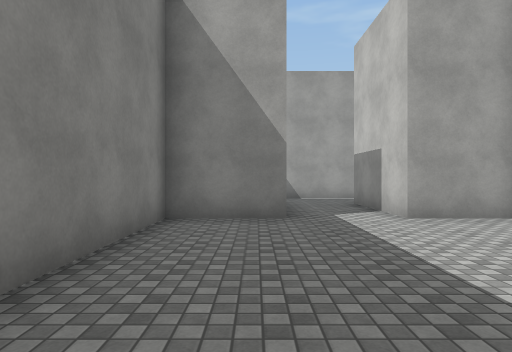
[1] (above)

24 first-person views from a walk through a 3-D level made in the Unity game engine. The camera is 1.4 m above the floor, looks level and sees 75° across. The floor is counted in squares, 2 m on a side. Each view is taken from the middle of a square. On the plan, view 1 faces up. The plan holds only what a view shows up to about 10 squares ahead; the rest is blank. The place goes on beyond the plan. The player character is not drawn. Surface patterns are stand-ins for the level's own textures.

[2]
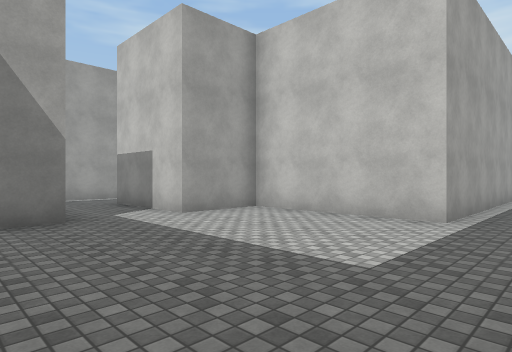

[3]
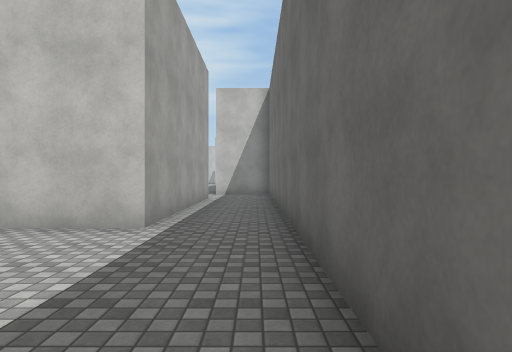

[4]
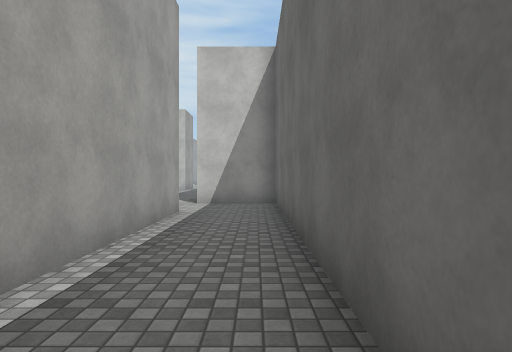

[5]
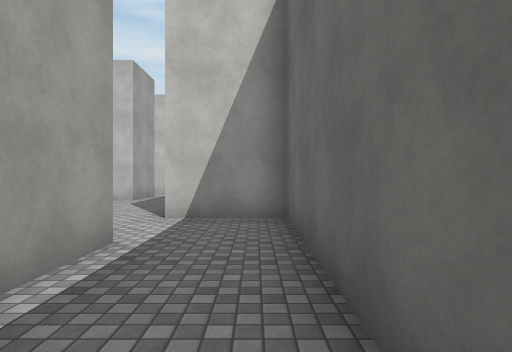

[6]
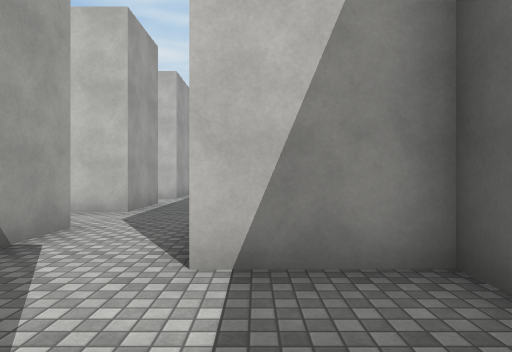

[7]
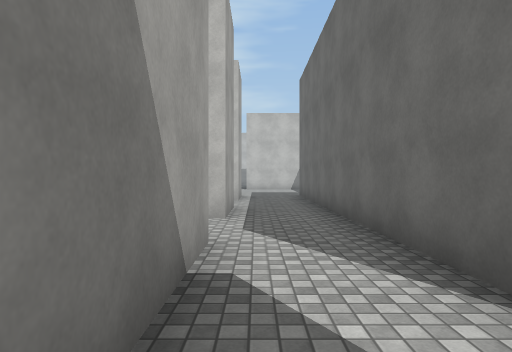

[8]
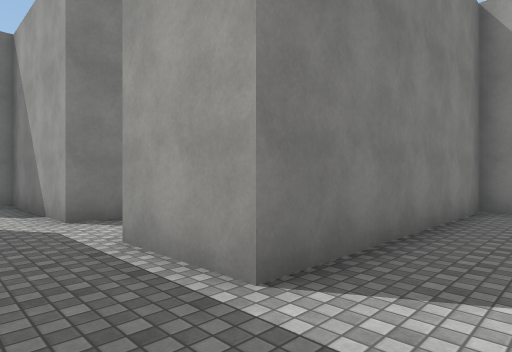

[9]
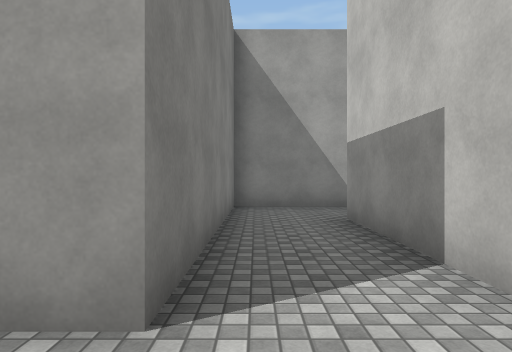

[10]
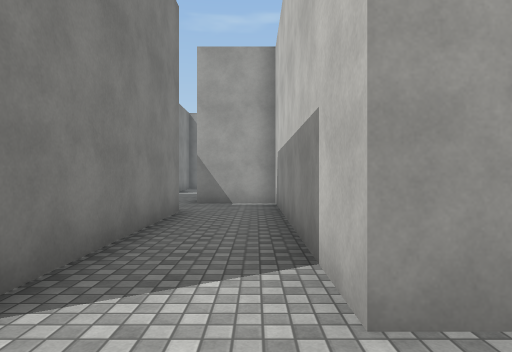

[11]
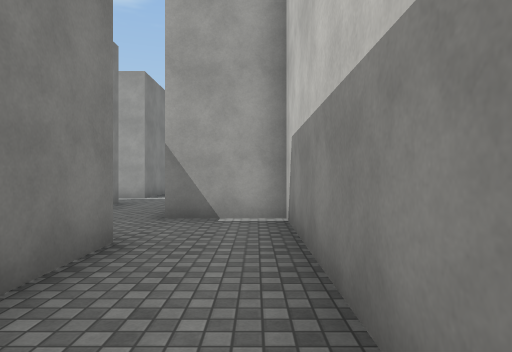

[12]
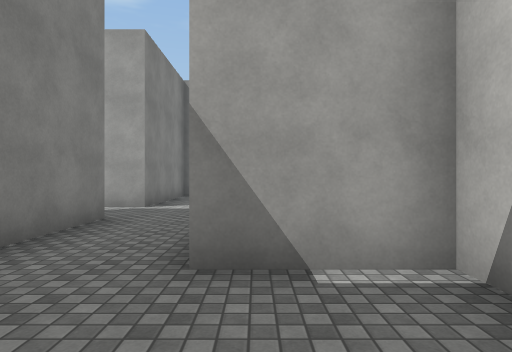

[13]
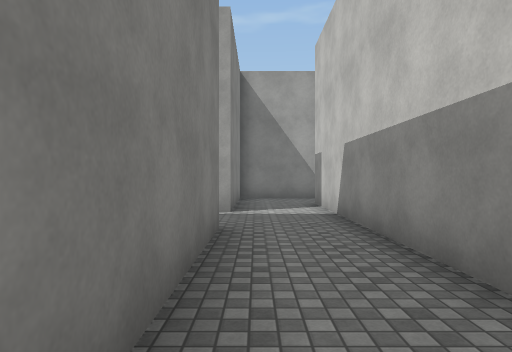

[14]
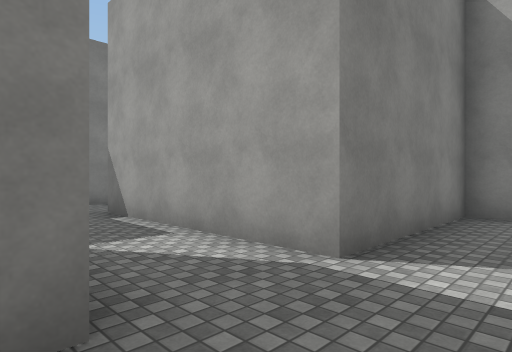

[15]
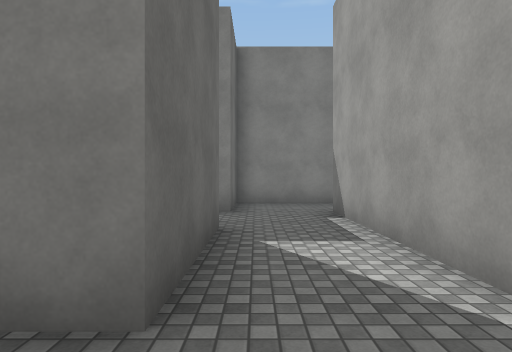

[16]
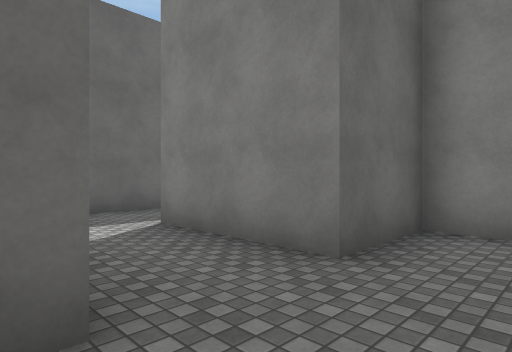

[17]
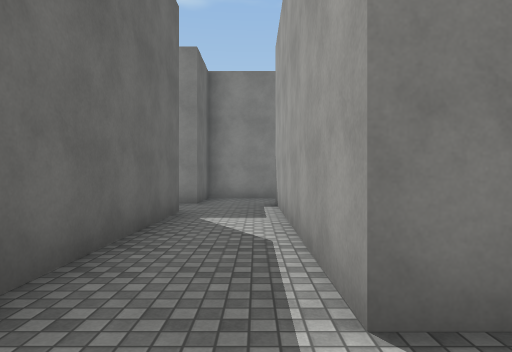

[18]
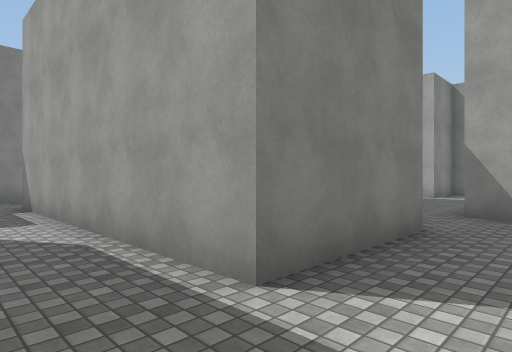

[19]
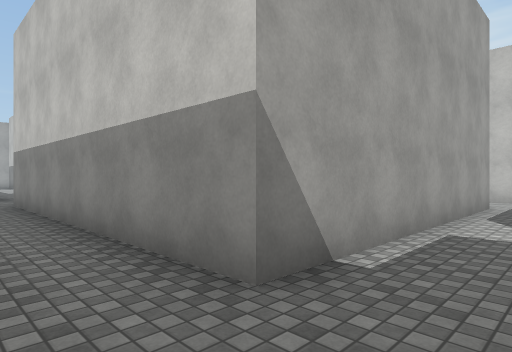

[20]
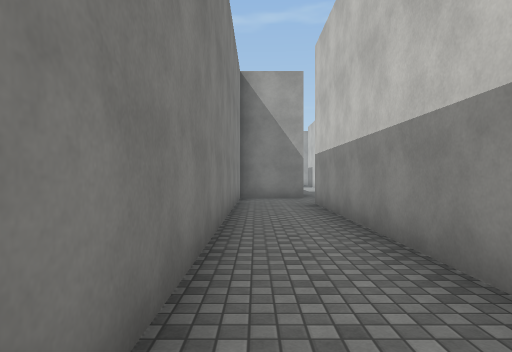

[21]
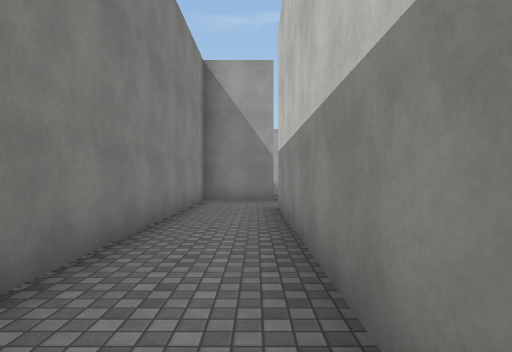

[22]
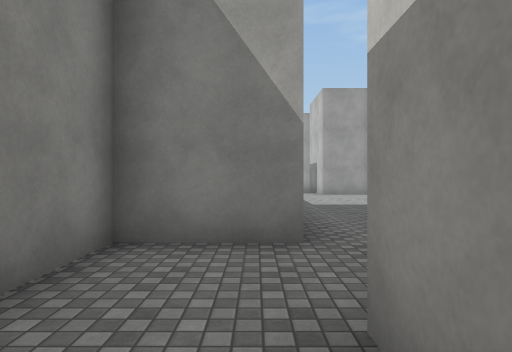

[23]
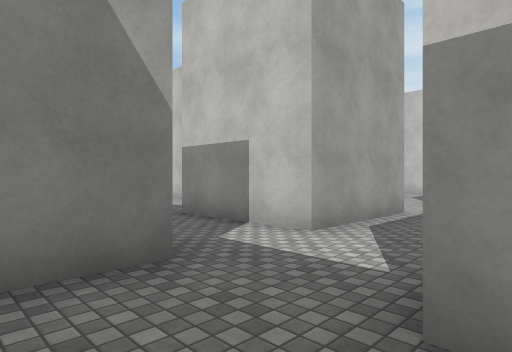

[24]
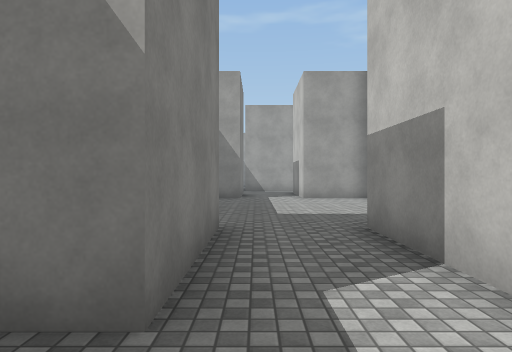

### Floor plan
Points are (right, up) in squares from view 1. A wall is a line through its corners. A room is listed if a view was taken in it or the views show most of it. See-through windows are left out.
Room 1 (views 1, 2, 3, 4, 5, 6, 7)
walls: (0.6, -0.5) (12.5, -0.5) (12.5, 1.5); (0.6, 5.5) (-1.5, 5.5) (-1.5, 1.9); (10.5, 1.5) (4.5, 1.5) (4.5, 5.5) (2.5, 5.5); (12.5, 3.5) (10.5, 3.5)
ways out: opening at (1.5, 6) to room 3; opening at (13.5, 2.5) to room 3
Room 2 (views 8, 9)
walls: (20.5, 3.4) (20.5, 7.5); (16.6, 1.5) (21, 1.5); (21.1, 9.5) (18.5, 9.5) (18.5, 3.5) (16.5, 3.5)
ways out: opening at (17.5, 2.5) to room 3
Room 3 (views 10, 11, 12, 13, 14, 15, 16, 17, 18, 19, 20, 21, 22, 23, 24)
walls: (5.5, 20.5) (2.5, 20.5) (2.5, 23.5); (5.5, 16.4) (5.5, 13.5) (7.5, 13.5) (7.5, 10.5) (0.5, 10.5) (0.5, 18.5); (9.4, 13.5) (12.5, 13.5) (12.5, 9.6); (12.5, 15.5) (7.5, 15.5); (0.5, 23.5) (0.5, 20.5) (-1.5, 20.5) (-1.5, 10.4); (9.5, 10.4) (9.5, 10.9); (14.5, 10.9) (14.5, 15.5); (14.5, 8.5) (14.5, 3.5) (12.5, 3.5); (-0.9, 8.5) (0.5, 8.5) (0.5, 8); (2.5, 5.5) (2.5, 8.5) (7.9, 8.5); (16.5, 3.5) (16.5, 10.5) (14.5, 10.5); (12.9, 1.5) (16.6, 1.5)
ways out: opening at (1.5, 6) to room 1; opening at (13.5, 2.5) to room 1; opening at (17.5, 2.5) to room 2; opening at (13.5, 16.5)

Where each view was taken, in squares from view 1:
view 1: 0 up, 0 right, facing up
view 2: 0 up, 1 left, facing up-right
view 3: 0 up, 0 right, facing right
view 4: 0 up, 4 right, facing right
view 5: 0 up, 7 right, facing right
view 6: 1 up, 10 right, facing right
view 7: 3 up, 11 right, facing right
view 8: 2 up, 20 right, facing up-left
view 9: 2 up, 19 right, facing up
view 10: 2 up, 16 right, facing up
view 11: 5 up, 16 right, facing up
view 12: 8 up, 15 right, facing up
view 13: 9 up, 13 right, facing up
view 14: 13 up, 14 right, facing up-left
view 15: 14 up, 14 right, facing left
view 16: 15 up, 10 right, facing down-left
view 17: 10 up, 9 right, facing left
view 18: 9 up, 9 right, facing up-left
view 19: 9 up, 1 left, facing up-right
view 20: 10 up, 1 left, facing up
view 21: 11 up, 0 right, facing up
view 22: 17 up, 0 right, facing up
view 23: 18 up, 1 left, facing up-right
view 24: 19 up, 1 right, facing up
